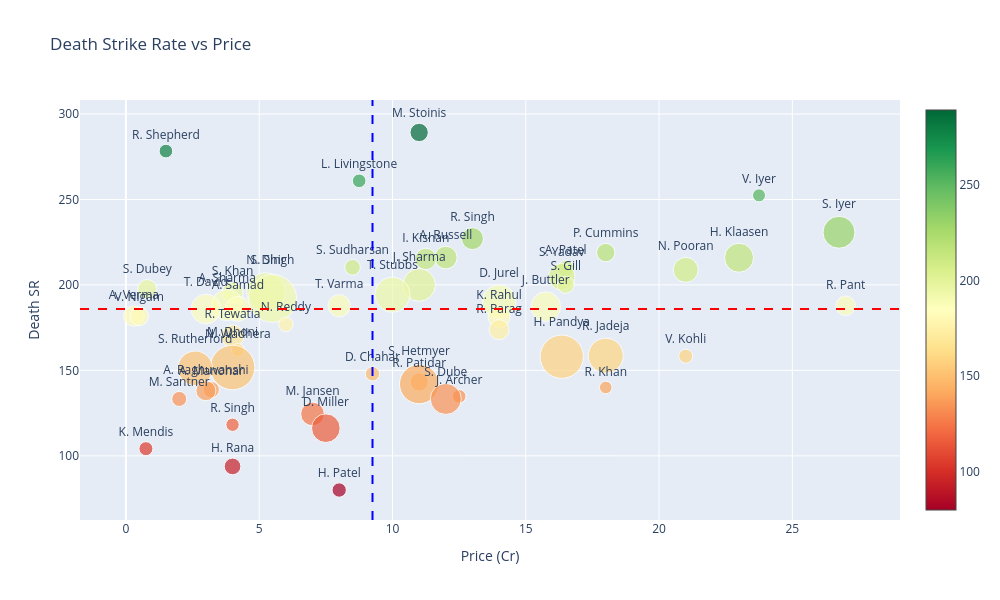

The notebook cell this image was saved under:
### Code cell
fig = go.Figure()

fig.add_trace(go.Scatter(
    x=d_scat["price"],
    y=d_scat["death_SR"],
    mode="markers+text",
    marker=dict(
        size=d_scat["balls"]/3+6,
        color=d_scat["death_SR"],
        colorscale="RdYlGn",
        showscale=True
    ),
    text=d_scat["label"],
    textposition="top center"
))

# Quadrant lines
fig.add_vline(x=d_scat["price"].median(), line_dash="dash", line_color="blue")
fig.add_hline(y=d_scat["death_SR"].median(), line_dash="dash", line_color="red")

fig.update_layout(
    title="Death Strike Rate vs Price",
    xaxis_title="Price (Cr)",
    yaxis_title="Death SR",
    height=600, width=1000
)

fig.show()

### Figure 1 — Plotly figure (JSON) as saved in the notebook; plotly's stock layout.template omitted (floating-point values rounded to 4 significant figures)
{"data": [{"marker": {"color": [289.2, 278.3, 260.9, 252.4, 230.8, 227.1, 218.9, 216.0, 215.9, 215.2, 210.3, 209.4, 208.8, 204.8, 200.0, 200.0, 197.5, 195.9, 195.6, 194.3, 192.1, 190.2, 188.2, 187.8, 187.8, 187.3, 186.0, 185.9, 181.8, 181.6, 181.2, 176.9, 173.8, 170.0, 161.9, 158.6, 158.3, 158.0, 151.7, 151.2, 148.0, 143.2, 142.0, 140.0, 138.7, 138.1, 134.8, 133.3, 133.3, 124.5, 118.2, 116.2, 104.2, 93.8, 80.0], "colorscale": [[0, "rgb(165,0,38)"], [0.1, "rgb(215,48,39)"], [0.2, "rgb(244,109,67)"], [0.3, "rgb(253,174,97)"], [0.4, "rgb(254,224,139)"], [0.5, "rgb(255,255,191)"], [0.6, "rgb(217,239,139)"], [0.7, "rgb(166,217,106)"], [0.8, "rgb(102,189,99)"], [0.9, "rgb(26,152,80)"], [1, "rgb(0,104,55)"]], "showscale": true, "size": [18.33, 13.67, 13.67, 13.0, 32.0, 22.0, 18.33, 22.67, 29.0, 21.33, 15.67, 16.67, 25.0, 26.67, 32.67, 17.0, 19.33, 38.33, 21.0, 35.0, 48.0, 33.33, 31.33, 19.67, 22.33, 29.67, 25.0, 29.67, 20.67, 18.67, 22.0, 14.67, 20.0, 22.67, 13.0, 35.0, 14.0, 43.33, 44.67, 34.67, 14.33, 18.33, 39.33, 12.67, 16.33, 20.0, 13.67, 31.0, 15.0, 23.67, 13.33, 28.67, 14.0, 16.67, 14.33]}, "mode": "markers+text", "text": ["M. Stoinis", "R. Shepherd", "L. Livingstone", "V. Iyer", "S. Iyer", "R. Singh", "P. Cummins", "A. Russell", "H. Klaasen", "I. Kishan", "S. Sudharsan", "A. Patel", "N. Pooran", "S. Yadav", "J. Sharma", "S. Gill", "S. Dubey", "N. Dhir", "S. Khan", "T. Stubbs", "S. Singh", "D. Jurel", "A. Sharma", "R. Pant", "T. Varma", "J. Buttler", "A. Samad", "T. David", "A. Verma", "V. Nigam", "K. Rahul", "N. Reddy", "R. Parag", "R. Tewatia", "N. Wadhera", "R. Jadeja", "V. Kohli", "H. Pandya", "M. Dhoni", "S. Rutherford", "D. Chahar", "R. Patidar", "S. Hetmyer", "R. Khan", "A. Manohar", "A. Raghuvanshi", "J. Archer", "S. Dube", "M. Santner", "M. Jansen", "R. Singh", "D. Miller", "K. Mendis", "H. Rana", "H. Patel"], "textposition": "top center", "type": "scatter", "x": [11.0, 1.5, 8.75, 23.75, 26.75, 13.0, 18.0, 12.0, 23.0, 11.25, 8.5, 16.5, 21.0, 16.35, 11.0, 16.5, 0.8, 5.25, 4.0, 10.0, 5.5, 14.0, 3.8, 27.0, 8.0, 15.75, 4.2, 3.0, 0.3, 0.5, 14.0, 6.0, 14.0, 4.0, 4.2, 18.0, 21.0, 16.35, 4.0, 2.6, 9.25, 11.0, 11.0, 18.0, 3.2, 3.0, 12.5, 12.0, 2.0, 7.0, 4.0, 7.5, 0.75, 4.0, 8.0], "y": [289.2, 278.3, 260.9, 252.4, 230.8, 227.1, 218.9, 216.0, 215.9, 215.2, 210.3, 209.4, 208.8, 204.8, 200.0, 200.0, 197.5, 195.9, 195.6, 194.3, 192.1, 190.2, 188.2, 187.8, 187.8, 187.3, 186.0, 185.9, 181.8, 181.6, 181.2, 176.9, 173.8, 170.0, 161.9, 158.6, 158.3, 158.0, 151.7, 151.2, 148.0, 143.2, 142.0, 140.0, 138.7, 138.1, 134.8, 133.3, 133.3, 124.5, 118.2, 116.2, 104.2, 93.8, 80.0]}], "layout": {"height": 600, "shapes": [{"line": {"color": "blue", "dash": "dash"}, "type": "line", "x0": 9.25, "x1": 9.25, "xref": "x", "y0": 0, "y1": 1, "yref": "y domain"}, {"line": {"color": "red", "dash": "dash"}, "type": "line", "x0": 0, "x1": 1, "xref": "x domain", "y0": 185.9, "y1": 185.9, "yref": "y"}], "title": {"text": "Death Strike Rate vs Price"}, "width": 1000, "xaxis": {"title": {"text": "Price (Cr)"}}, "yaxis": {"title": {"text": "Death SR"}}}}
